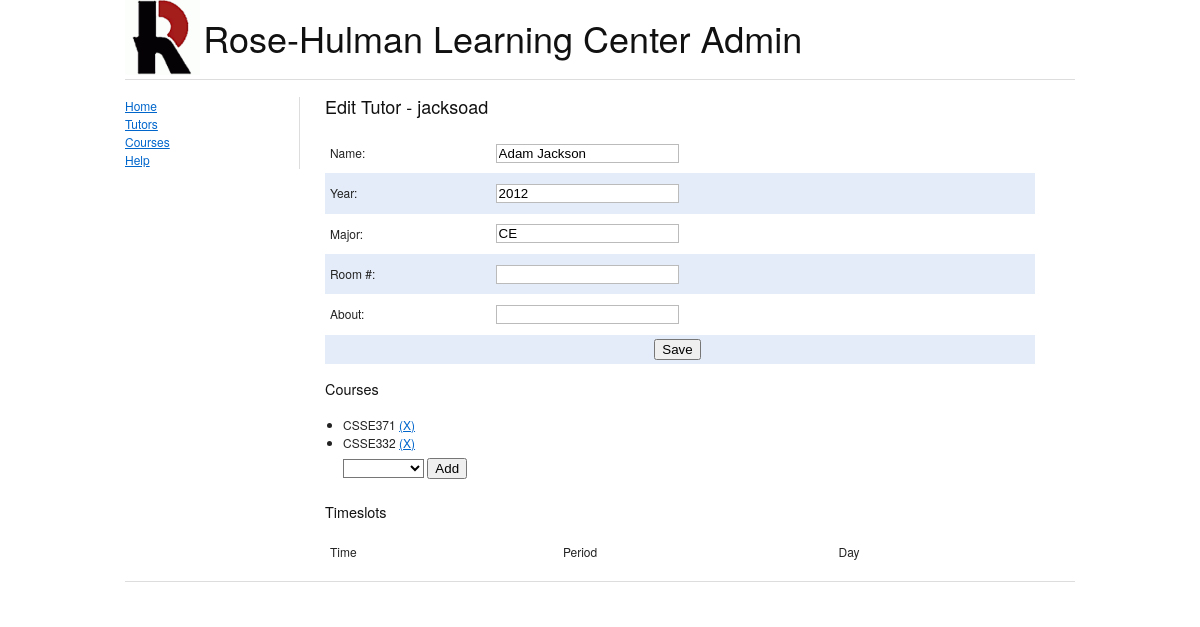
The page /site/admin/index.php?page=edit_tutor&tutor_id=jacksoad on the database its author committed.
### tables this page shows
CREATE TABLE IF NOT EXISTS `tutor` (
  `name` varchar(50) DEFAULT NULL,
  `year` int(4) DEFAULT NULL,
  `TID` varchar(50) NOT NULL DEFAULT '',
  `major` varchar(50) DEFAULT NULL,
  `Room_Number` varchar(50) DEFAULT NULL,
  `about_tutor` varchar(500) DEFAULT NULL,
  PRIMARY KEY (`TID`)
);

CREATE TABLE IF NOT EXISTS `course` (
  `CID` int(11) NOT NULL AUTO_INCREMENT,
  `department` varchar(50) DEFAULT NULL,
  `course_number` varchar(20) NOT NULL,
  `course_description` varchar(200) NOT NULL,
  PRIMARY KEY (`CID`)
);

### db_con.php (called while the page is built)
<?php
	function getDBCon() {
		$host = "localhost:3306";
		$username = "root";
		$password = "LearningCenter";
		$db_name = "lcwebapp";
		return new mysqli($host, $username, $password, $db_name);
	}
?>

### tutor_controller.php (called while the page is built, shortened)
<?php
	include_once("course.php");
	include_once("course_controller.php");
	function get_tutor_by_id($mysqli, $tutor_id)
	{
		$result = $mysqli->query("SELECT tutor.TID, tutor.name, tutor.year, tutor.major, tutor.Room_Number, tutor.about_tutor FROM tutor WHERE tutor.TID = '" . $tutor_id . "'");
		$tutor_object = $result->fetch_object("tutor");
		return $tutor_object;
	}
	function get_tutor_courses_tutored($mysqli, $tutor_id)
	{
		$result = $mysqli->query("SELECT course.CID, course.department, course.course_number, course.course_description FROM course INNER JOIN tutor_course ON (course.CID = tutor_course.CID ) WHERE tutor_course.TID = '" . $tutor_id . "'");
		$results_array = array();
		while($results_obj = $result->fetch_object('Course'))
		{
			array_push($results_array, $results_obj);
		}
		return $results_array;
	}
?>

### course_controller.php (called while the page is built, shortened)
<?php
	require_once("course.php");
	function get_courses_by_crn($mysqli, $course_number)
	{
		$result = $mysqli->query("SELECT CID, department, course_number, course_description FROM course WHERE course_number LIKE '%" . $course_number . "%'");
		$results_array = array();
		while($result_obj = $result->fetch_object("Course"))
		{
			array_push($results_array, $result_obj);
		}
		return $results_array;
	}
?>

### course.php (called while the page is built, shortened)
<?php
	class Course extends JSONEncodableObject
	{
		public $course_number;
		public function __toString() {
			return $this->course_number;
		}
	}
?>

### site/admin/pages/edit_tutor.php (the view, shortened to what this page needs)
<?php
require_once("../../tutor_controller.php");
require_once("display_admin.php");
if(isset($_GET['tutor_id']))
   $tutor = get_tutor_by_id(getDBCon(),$_GET['tutor_id']);
?>
<div>
<h3>Edit Tutor - <?php echo($tutor->TID); ?></h3>
<form method="post" action="index.php?page=save_tutor">
<table>
<?php display_edit_tutor($tutor); ?>
</table>
</form>
<h4>Courses</h4>
<?php
$all_courses = get_courses_by_crn($mysqli, "");
$courses = get_tutor_courses_tutored($mysqli, $tutor->TID);
?>
<ul>
<?php
foreach($courses as $course) {
	echo("<li>" . $course->course_number . " <a href=\"\">(X)</a></li>");
}
?>
<select name="courses">
<option value=""></option>
<?php
foreach(array_diff($all_courses,$courses) as $course) {
	echo("<option value=\"" . $course->CID . "\">" . $course->course_number . "</option>");
}
?>
</select>
<input type="button" name="add" value="Add" />
</ul>
<h4>Timeslots</h4>
<table>
<tr><td>Time</td><td>Period</td><td>Day</td></tr>
</table>
</div>

### site/admin/pages/display_admin.php (shortened to what this page needs)
<?php
function display_edit_tutor($tutor) {
	echo("
	<tr><td>Name:</td><td><input type=\"text\" name=\"name\" value=\"" . $tutor->name . "\" /></td></tr>
	<tr><td>Year:</td><td><input type=\"text\" name=\"year\" value=\"" . $tutor->year . "\" /></td></tr>
	<tr><td>Major:</td><td><input type=\"text\" name=\"major\" value=\"" . $tutor->major . "\" /></td></tr>
	<tr><td>Room #:</td><td><input type=\"text\" name=\"room_number\" value=\"" . $tutor->Room_Number . "\" /></td></tr>
	<tr><td>About:</td><td><input type=\"text\" name=\"about\" value=\"" . $tutor->about_tutor . "\" /></td></tr>
	<tr><td colspan=\"2\" style=\"text-align:center\"><input type=\"submit\" value=\"Save\" /></td></tr>
	");
}
?>

### site/css/blueprint/screen.css (style rules this page uses)
html { margin:0;padding:0;border:0; }
body, div, span, object, iframe, h1, h2, h3, h4, h5, h6, p, blockquote, pre, a, abbr, acronym, address, code, del, dfn, em, img, q, dl, dt, dd, ol, ul, li, fieldset, form, label, legend, table, caption, tbody, tfoot, thead, tr, th, td, article, aside, dialog, figure, footer, header, hgroup, nav, section { margin:0;padding:0;border:0;font-size:100%;font:inherit;vertical-align:baseline; }
body { line-height:1.5;background:white; }
table { border-collapse:separate;border-spacing:0; }
caption, th, td { text-align:left;font-weight:normal;float:none !important; }
table, th, td { vertical-align:middle; }
html { font-size:100.01%; }
body { font-size:75%;color:#222;background:#fff;font-family:"Helvetica Neue", Arial, Helvetica, sans-serif; }
h1, h2, h3, h4, h5, h6 { font-weight:normal;color:#111; }
h3 { font-size:1.5em;line-height:1;margin-bottom:1em; }
h4 { font-size:1.2em;line-height:1.25;margin-bottom:1.25em; }
a { color:#06c;text-decoration:underline; }
ul, ol { margin:0 1.5em 1.5em 0;padding-left:1.5em; }
ul { list-style-type:disc; }
table { margin-bottom:1.4em;width:100%; }
th, td, caption { padding:4px 10px 4px 5px; }
tbody tr:nth-child(even) td, tbody tr.even td { background:#e5ecf9; }
input[type=text], input[type=password], input[type=url], input[type=email], input.text, input.title, textarea { background-color:#fff;border:1px solid #bbb;color:#000; }
select { background-color:#fff;border-width:1px;border-style:solid; }
input[type=text], input[type=password], input[type=url], input[type=email], input.text, input.title, textarea, select { margin:0.5em 0; }

### site/css/blueprint/print.css (style rules this page uses)
body { line-height:1.5;font-family:"Helvetica Neue", Arial, Helvetica, sans-serif;color:#000;background:none;font-size:10pt; }
h1, h2, h3, h4, h5, h6 { font-family:"Helvetica Neue", Arial, "Lucida Grande", sans-serif; }
a:link, a:visited { background:transparent;font-weight:700;text-decoration:underline; }
a:link:after, a:visited:after { content:" (" attr(href) ")";font-size:90%; }

### rows shown on the page
tutor: TID "jacksoad", name "Adam Jackson", year "2012", major "CE"
course: course_number "CSSE371"
course: course_number "CSSE332"
